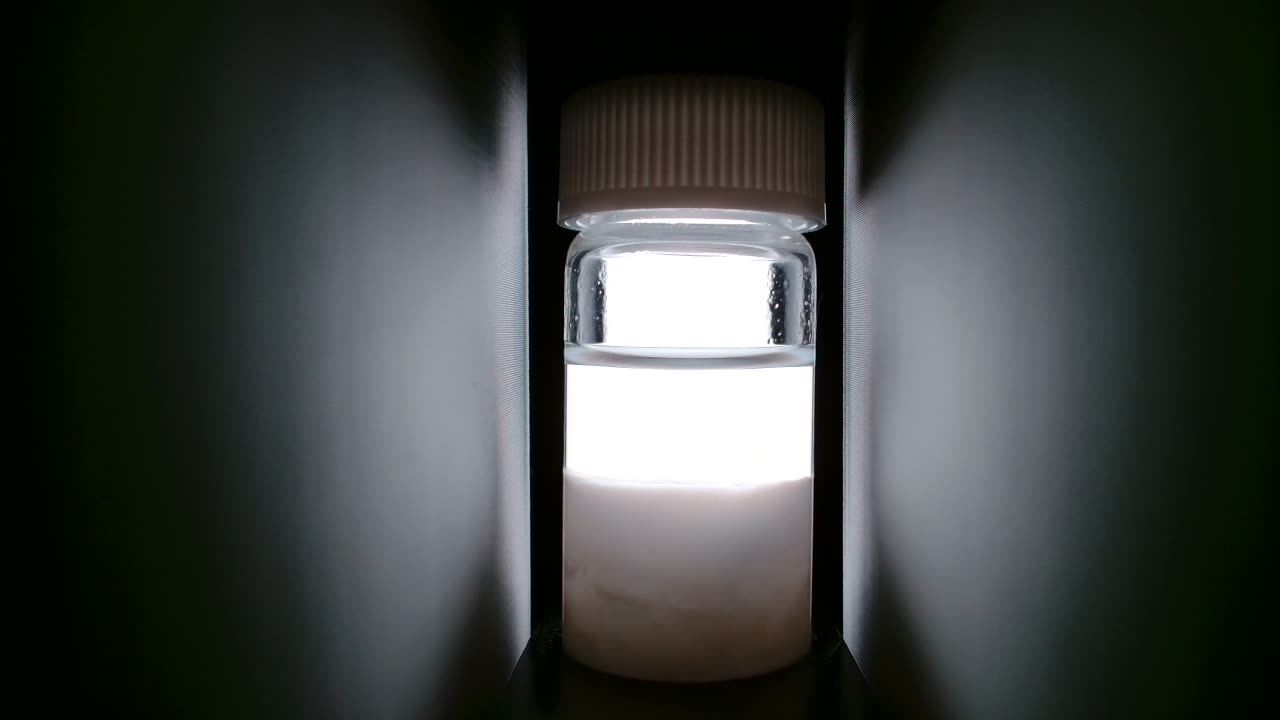
#> input picture src/imaging/examples/zif8_vial_5s/ref_white.jpg, 1280 x 720 px
$ python geometry.py examples/zif8_vial_5s/ref_white.jpg
#> lines starting #> are read from the running program, lines starting #| are printed output that depends on the picture
#!/usr/bin/env python3
"""Vial geometry feature extraction.

Extracts container / liquid-level / suspension features from a backlit photo
of a screw-cap centrifuge vial and writes them out as JSON.

Usage:
    python3 geometry.py photos/sample_20260711_105606.jpg
    python3 geometry.py photos/sample_20260711_105606.jpg --out analysis
    -> writes <out>/<name>_features.json (default --out: paths.OUT_DIR)
"""
import argparse
import json
from datetime import datetime
from pathlib import Path

import numpy as np
from PIL import Image

from paths import OUT_DIR

BRIGHT = 170          # luminance threshold for "white liquid / cap"
BG = 60               # luminance threshold for background (blackout curtain)
MIN_SEG_ROWS = 10     # minimum row count for a vertical segment (noise rejection)


def luminance(rgb: np.ndarray) -> np.ndarray:
    return rgb @ np.array([0.299, 0.587, 0.114])


def find_vial_columns(gray: np.ndarray, y0: int = 0, y1: int | None = None,
                      thr: float = BG, frac: float = 0.35) -> tuple[int, int]:
    """Find the left/right edges of the bright vertical band near the image
    center, within the given row range."""
    h, w = gray.shape
    col_frac = (gray[y0:y1] > thr).mean(axis=0)
    bright_cols = col_frac > frac
    cx = w // 2
    if not bright_cols[cx]:  # if the center is dark, jump to the nearest bright column
        idx = np.flatnonzero(bright_cols)
        if idx.size == 0:
            raise ValueError("No vial found (no bright region)")
        cx = idx[np.abs(idx - cx).argmin()]
    x0 = cx
    while x0 > 0 and bright_cols[x0 - 1]:
        x0 -= 1
    x1 = cx
    while x1 < w - 1 and bright_cols[x1 + 1]:
        x1 += 1
    return x0, x1


def bright_segments(profile: np.ndarray, thr: float) -> list[tuple[int, int]]:
    """Return contiguous runs [(y0, y1), ...] in a 1-D profile that exceed thr."""
    mask = profile > thr
    segs, start = [], None
    for i, m in enumerate(mask):
        if m and start is None:
            start = i
        elif not m and start is not None:
            if i - start >= MIN_SEG_ROWS:
                segs.append((start, i - 1))
            start = None
    if start is not None and len(mask) - start >= MIN_SEG_ROWS:
        segs.append((start, len(mask) - 1))
    return segs


def extract_features(path: Path) -> dict:
    img = Image.open(path).convert("RGB")
    rgb = np.asarray(img, dtype=np.float64)
    gray = luminance(rgb)
    h, w = gray.shape

    # ---- horizontal position of the vial ----
    x0, x1 = find_vial_columns(gray)
    vial_w = x1 - x0 + 1

    # vertical structure is judged from the vertical profile of the center
    # band (middle third of the vial width)
    bx0 = x0 + vial_w // 3
    bx1 = x1 - vial_w // 3
    band = gray[:, bx0:bx1 + 1]
    profile = band.mean(axis=1)

    # thresholds are derived from the profile's own measured values so this
    # still works across different exposures
    bg_lv = float(np.percentile(profile, 5))
    peak = float(np.percentile(profile, 99))
    rng = max(peak - bg_lv, 1e-6)
    thr_bright = max(bg_lv + 0.55 * rng, 0.75 * peak)
    thr_cap = bg_lv + 0.15 * rng    # mid-luminance threshold for dark-cap detection
    thr_tail = bg_lv + 0.25 * rng   # for tracking the vignetted lower liquid region

    segs = bright_segments(profile, thr_bright)
    if not segs:
        raise ValueError("No bright segment found")

    # topmost bright block = cap, largest bright block = liquid
    cap = segs[0]
    liquid = max(segs, key=lambda s: s[1] - s[0])
    if liquid == cap and len(segs) > 1:
        liquid = max(segs[1:], key=lambda s: s[1] - s[0])
    # If the cap is a dark color, the first bright segment is actually the
    # glass shoulder just below the cap. If there is a "dark background ->
    # mid-luminance band" pattern above it, treat that band as the cap
    # instead. (If what is above the band is not background, it is backlight
    # bleed, so it is not treated as the cap.)
    above = np.flatnonzero(profile[:cap[0]] > thr_cap)
    if (above.size >= MIN_SEG_ROWS and cap[0] - above[0] >= MIN_SEG_ROWS
            and above[0] >= MIN_SEG_ROWS
            and float(profile[:above[0]].mean()) < bg_lv + 0.05 * rng):
        cap = (int(above[0]), cap[0] - 1)
    cap_y0, cap_y1 = cap
    # once the cap is finalized, re-pick the liquid segment as the largest
    # bright segment below the cap (the original candidate can be wrong if
    # the cap was reassigned above)
    below = [s for s in segs if s[0] > cap_y1]
    if below:
        liquid = max(below, key=lambda s: s[1] - s[0])
    liq_y0, liq_y1 = liquid

    # extend the lower liquid boundary through the mid-luminance vignetted
    # region caused by backlight falloff, as long as it continues
    while liq_y1 + 1 < h and profile[liq_y1 + 1] > thr_tail:
        liq_y1 += 1

    # At a bright exposure, the headspace directly viewing the backlight can
    # saturate and merge into one continuous bright segment with the liquid.
    # If there is a run of saturated rows in the upper half of the segment,
    # that is the headspace glow; treat the luminance transition at its
    # lower edge as the meniscus and split the segment there.
    SAT_LV = 250.0
    seg_prof = profile[liq_y0:liq_y1 + 1]
    # condensation etc. can create a short fragment before the saturated
    # region, so use the largest run in the upper half (not simply the first
    # run) as the true glow
    sat_runs = [r for r in bright_segments(seg_prof, SAT_LV)
                if r[0] < len(seg_prof) // 2]
    sat = max(sat_runs, key=lambda r: r[1] - r[0], default=None)
    if sat is not None:
        y = liq_y0 + sat[1]
        # the meniscus is where the sharp luminance drop right after
        # saturation (the transition band) has fully descended
        while y + 1 < liq_y1 and profile[y + 1] < profile[y] - 1.0:
            y += 1
        if liq_y1 - (y + 1) >= MIN_SEG_ROWS:
            liq_y0 = y + 1

    # In samples with a clear supernatant over a bright sediment layer, the
    # supernatant's attenuation keeps the headspace glow from merging with
    # the liquid segment, so it becomes a separate segment and "largest
    # segment = liquid" only captures the sediment layer, missing the
    # meniscus. If there is a saturated glow segment between the cap and the
    # liquid, apply the same rule: descend through the luminance transition
    # at its lower edge and use that as the new top of the liquid segment.
    glows = [s for s in segs
             if s[0] > cap_y1 and s[1] < liq_y0
             and (profile[s[0]:s[1] + 1] >= SAT_LV).sum() >= MIN_SEG_ROWS]
    if glows:
        y = glows[-1][1]
        while y + 1 < liq_y1 and profile[y + 1] < profile[y] - 1.0:
            y += 1
        if y + 1 < liq_y0:
            liq_y0 = y + 1

    # width of the glass body alone: look for bright columns in the rows
    # where the (white) liquid is visible (the cap is wider than the body,
    # and the dark gap beside the body can exceed the background threshold)
    body_thr = 0.7 * float(profile[liq_y0:liq_y1 + 1].mean())
    body_x0, body_x1 = find_vial_columns(gray, y0=liq_y0, y1=liq_y1 + 1,
                                         thr=body_thr, frac=0.6)

    # headspace (cap bottom to meniscus)
    head_y0, head_y1 = cap_y1 + 1, liq_y0 - 1

    # fill fraction relative to the body (cap bottom to liquid bottom)
    body_h = liq_y1 - cap_y1
    fill_fraction = (liq_y1 - liq_y0 + 1) / body_h if body_h > 0 else None

    # ---- liquid region features ----
    liq_rgb = rgb[liq_y0:liq_y1 + 1, x0:x1 + 1]
    liq_gray = gray[liq_y0:liq_y1 + 1, x0:x1 + 1]
    r, g, b = liq_rgb[..., 0].mean(), liq_rgb[..., 1].mean(), liq_rgb[..., 2].mean()
    mx = liq_rgb.max(axis=2)
    mn = liq_rgb.min(axis=2)
    saturation = np.where(mx > 0, (mx - mn) / np.maximum(mx, 1), 0)

    # vertical luminance profile -> sedimentation indicator (top/bottom
    # luminance difference)
    liq_profile = liq_gray.mean(axis=1)
    n3 = max(1, len(liq_profile) // 3)
    top_third = float(liq_profile[:n3].mean())
    bottom_third = float(liq_profile[-n3:].mean())

    # meniscus sharpness: max luminance gradient around the meniscus
    g0 = max(0, liq_y0 - 15)
    # the meniscus can go either "dark -> bright" (dark headspace) or
    # "bright -> dark" (glowing headspace), so evaluate the absolute gradient
    grad = np.diff(profile[g0:liq_y0 + 15])
    meniscus_sharpness = float(np.abs(grad).max()) if grad.size else None

    return {
        "file": str(path),
        "analyzed_at": datetime.now().isoformat(timespec="seconds"),
        "image_size": {"width": w, "height": h},
        "vial": {"x0": int(x0), "x1": int(x1), "width_px": int(vial_w)},
        "body": {"x0": int(body_x0), "x1": int(body_x1),
                 "width_px": int(body_x1 - body_x0 + 1)},
        "cap": {"y0": int(cap_y0), "y1": int(cap_y1),
                "height_px": int(cap_y1 - cap_y0 + 1)},
        "headspace": {
            "y0": int(head_y0), "y1": int(head_y1),
            "height_px": int(max(0, head_y1 - head_y0 + 1)),
            "mean_luminance": round(float(gray[head_y0:head_y1 + 1,
                                               bx0:bx1 + 1].mean()), 2)
            if head_y1 >= head_y0 else None,
        },
        "liquid": {
            "top_y": int(liq_y0), "bottom_y": int(liq_y1),
            "height_px": int(liq_y1 - liq_y0 + 1),
            "fill_fraction_of_body": round(fill_fraction, 4),
            "mean_rgb": [round(r, 2), round(g, 2), round(b, 2)],
            "mean_luminance": round(float(liq_gray.mean()), 2),
            "luminance_std": round(float(liq_gray.std()), 2),
            "mean_saturation": round(float(saturation.mean()), 4),
            "top_third_luminance": round(top_third, 2),
            "bottom_third_luminance": round(bottom_third, 2),
            "sedimentation_index": round(bottom_third - top_third, 2),
        },
        "meniscus": {"y": int(liq_y0),
                     "sharpness": round(meniscus_sharpness, 2)
                     if meniscus_sharpness is not None else None},
    }


def main():
    ap = argparse.ArgumentParser(description=__doc__,
                                 formatter_class=argparse.RawDescriptionHelpFormatter)
    ap.add_argument("photo", type=Path, help="Path to a white backlit photo")
    ap.add_argument("--out", type=Path, default=OUT_DIR,
                    help=f"Output directory for <stem>_features.json (default: {OUT_DIR})")
    args = ap.parse_args()

    feat = extract_features(args.photo)
#> in extract_features, img is the input picture: PIL image 1280x720 RGB; mean R, G, B 59.9, 64.2, 62
#> in find_vial_columns, `col_frac = (gray[y0:y1] > thr).mean(axis=0)`: col_frac = 1280 values, max 0.829 at index 387, min 0 at index 0, mean 0.378
#> the loop in find_vial_columns, `while x0 > 0 and bright_cols[x0 - 1]:` made 76 passes
#> x0 on passes 1 to 12: 639, 638, 637, 636, 635, 634, 633, 632, 631, 630, 629, 628
#> after the loop in find_vial_columns, `while x0 > 0 and bright_cols[x0 - 1]:`: x0 = 564
#> after the loop in find_vial_columns, `while x1 < w - 1 and bright_cols[x1 + 1]:`: x1 = 813
#> in extract_features, `x0, x1 = find_vial_columns(gray)`: x0 = 564; x1 = 813
#> in extract_features, `vial_w = x1 - x0 + 1`: vial_w = 250
#> in extract_features, `bx0 = x0 + vial_w // 3`: bx0 = 647
#> in extract_features, `bx1 = x1 - vial_w // 3`: bx1 = 730
#> in extract_features, `band = gray[:, bx0:bx1 + 1]`:
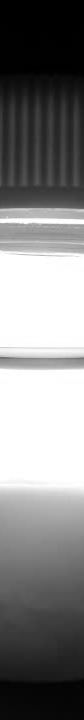
#> band: shape (720, 84) float64; min 0, max 255, mean 129.4
#> in extract_features, `profile = band.mean(axis=1)`: profile = 720 values, max 255 at index 272, min 0.0629 at index 0, mean 129.4
#> in extract_features, `bg_lv = float(np.percentile(profile, 5))`: bg_lv = 1.05
#> in extract_features, `peak = float(np.percentile(profile, 99))`: peak = 255
#> in extract_features, `rng = max(peak - bg_lv, 1e-6)`: rng = 253.9
#> in extract_features, `thr_bright = max(bg_lv + 0.55 * rng, 0.75 * peak)`: thr_bright = 191.2
#> in extract_features, `thr_cap = bg_lv + 0.15 * rng`: thr_cap = 39.15
#> in extract_features, `thr_tail = bg_lv + 0.25 * rng`: thr_tail = 64.54
#> after the loop in bright_segments, `for i, m in enumerate(mask):`: segs = [(251, 356), (368, 498)]
#> in extract_features, `cap = segs[0]`: cap = (251, 356)
#> in extract_features, `liquid = max(segs, key=lambda s: s[1] - s[0])`: liquid = (368, 498)
#> in extract_features, `above = np.flatnonzero(profile[:cap[0]] > thr_cap)`: above = 146 values from 105 to 250
#> in extract_features, `cap = (int(above[0]), cap[0] - 1)`: cap = (105, 250)
#> in extract_features, `cap_y0, cap_y1 = cap`: cap_y0 = 105; cap_y1 = 250
#> in extract_features, `below = [s for s in segs if s[0] > cap_y1]`: below = [(251, 356), (368, 498)]
#> in extract_features, `liq_y0, liq_y1 = liquid`: liq_y0 = 368; liq_y1 = 498
#> the loop in extract_features, `while liq_y1 + 1 < h and profile[liq_y1 + 1] > thr_tail:` made 122 passes
#> after the loop in extract_features, `while liq_y1 + 1 < h and profile[liq_y1 + 1] > thr_tail:`: liq_y1 = 620
#> in extract_features, `seg_prof = profile[liq_y0:liq_y1 + 1]`: seg_prof = 253 values, max 255 at index 8, min 64.77 at index 252, mean 188.2
#> the loop in bright_segments (call 2), `for i, m in enumerate(mask):` made 253 passes
#> (m, start) on pass 3: (True, 2)
#> start on pass 117: 116
#> in extract_features, `sat_runs = [r for r in bright_segments(seg_prof, SAT_LV) if r[0] < len..`: sat_runs = [(2, 113)]
#> in extract_features, `sat = max(sat_runs, key=lambda r: r[1] - r[0], default=None)`: sat = (2, 113)
#> in extract_features, `y = liq_y0 + sat[1]`: y = 481
#> the loop in extract_features, `while y + 1 < liq_y1 and profile[y + 1] < profile[y] - 1.0:` made 1 pass
#> y on pass 1: 482
#> after the loop in extract_features, `while y + 1 < liq_y1 and profile[y + 1] < profile[y] - 1.0:`: y = 482
#> in extract_features, `liq_y0 = y + 1`: liq_y0 = 483
#> in extract_features, `glows = [s for s in segs if s[0] > cap_y1 and s[1] < liq_y0 and (profi..`: glows = [(251, 356)]
#> in extract_features, `y = glows[-1][1]`: y = 356
#> the loop in extract_features, `while y + 1 < liq_y1 and profile[y + 1] < profile[y] - 1.0:` made 2 passes
#> y on passes 1 to 2: 357, 358
#> after the loop in extract_features, `while y + 1 < liq_y1 and profile[y + 1] < profile[y] - 1.0:`: y = 358
#> in extract_features, `liq_y0 = y + 1`: liq_y0 = 359
#> in extract_features, `body_thr = 0.7 * float(profile[liq_y0:liq_y1 + 1].mean())`: body_thr = 131.1
#> the loop in find_vial_columns (call 2), `while x0 > 0 and bright_cols[x0 - 1]:` made 64 passes
#> in extract_features, `body_x0, body_x1 = find_vial_columns(gray, y0=liq_y0, y1=liq_y1 + 1, t..`: body_x0 = 576; body_x1 = 793
#> in extract_features, `head_y0, head_y1 = cap_y1 + 1, liq_y0 - 1`: head_y0 = 251; head_y1 = 358
#> in extract_features, `body_h = liq_y1 - cap_y1`: body_h = 370
#> in extract_features, `fill_fraction = (liq_y1 - liq_y0 + 1) / body_h if body_h > 0 else None`: fill_fraction = 0.708
#> in extract_features, `liq_rgb = rgb[liq_y0:liq_y1 + 1, x0:x1 + 1]`:
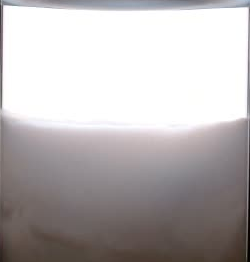
#> liq_rgb: shape (262, 250, 3) float64; mean R, G, B 184.3, 179.5, 180
#> in extract_features, `r, g, b = liq_rgb[..., 0].mean(), liq_rgb[..., 1].mean(), liq_rgb[...,..`: r = 184.3; g = 179.5; b = 180
#> in extract_features, `mx = liq_rgb.max(axis=2)`:
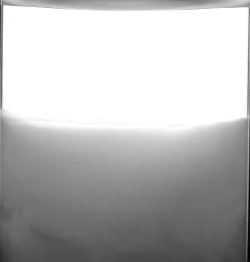
#> mx: shape (262, 250) float64; min 3, max 255, mean 184.9
#> in extract_features, `mn = liq_rgb.min(axis=2)`:
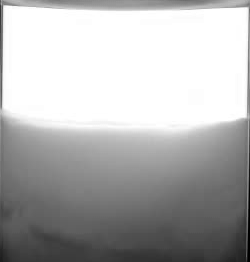
#> mn: shape (262, 250) float64; min 0, max 255, mean 178.3
#> in extract_features, `saturation = np.where(mx > 0, (mx - mn) / np.maximum(mx, 1), 0)`:
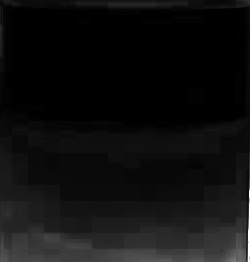
#> saturation: shape (262, 250) float64; min 0, max 1, mean 0.0598
#> in extract_features, `liq_profile = liq_gray.mean(axis=1)`: liq_profile = 262 values, max 252.4 at index 73, min 62.57 at index 261, mean 181
#> in extract_features, `n3 = max(1, len(liq_profile) // 3)`: n3 = 87
#> in extract_features, `top_third = float(liq_profile[:n3].mean())`: top_third = 243
#> in extract_features, `bottom_third = float(liq_profile[-n3:].mean())`: bottom_third = 97.96
#> in extract_features, `g0 = max(0, liq_y0 - 15)`: g0 = 344
#> in extract_features, `grad = np.diff(profile[g0:liq_y0 + 15])`: grad = 29 values, max 28.26 at index 25, min -49.57 at index 13, mean -0.0192
#> in extract_features, `meniscus_sharpness = float(np.abs(grad).max()) if grad.size else None`: meniscus_sharpness = 49.57
#> feat = 9 items
    args.out.mkdir(parents=True, exist_ok=True)
    json_path = args.out / f"{args.photo.stem}_features.json"
    json_path.write_text(json.dumps(feat, indent=2, ensure_ascii=False),
                         encoding="utf-8")
    print(json.dumps(feat, indent=2, ensure_ascii=False))
#> (printed output is left out)


if __name__ == "__main__":
    main()
